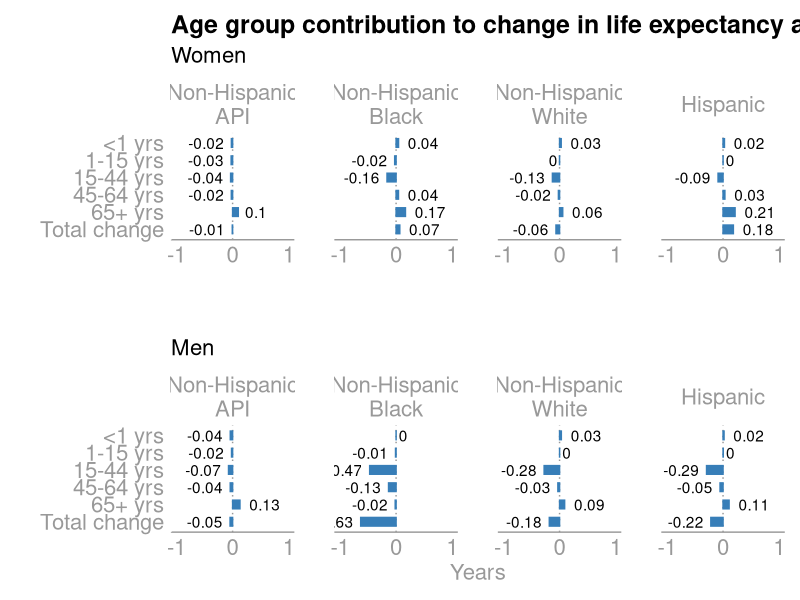
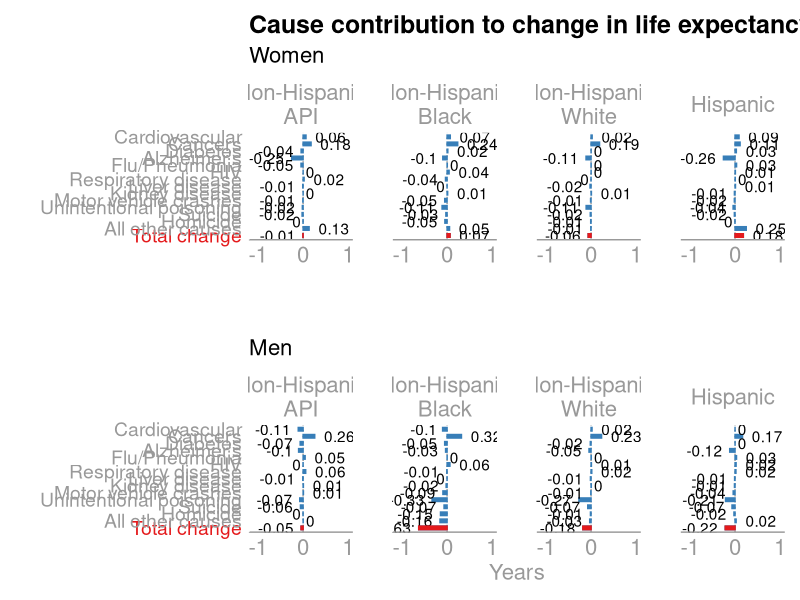
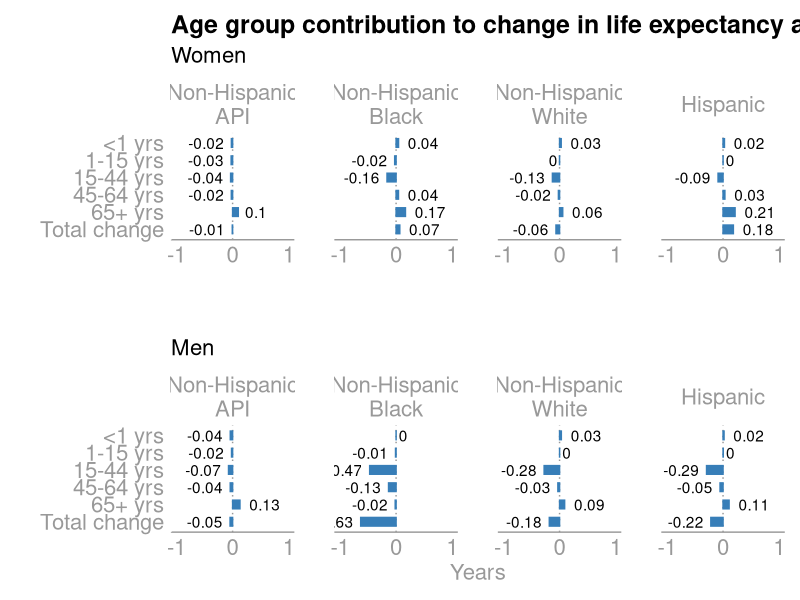
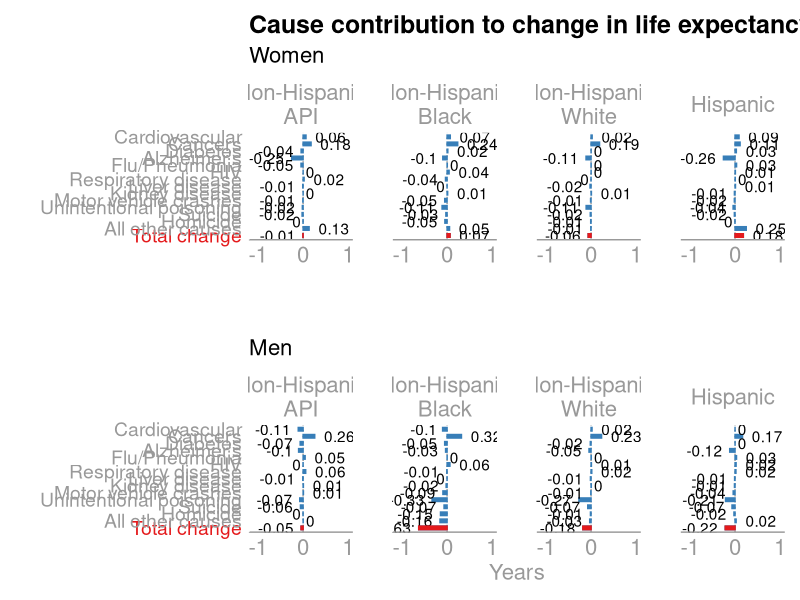
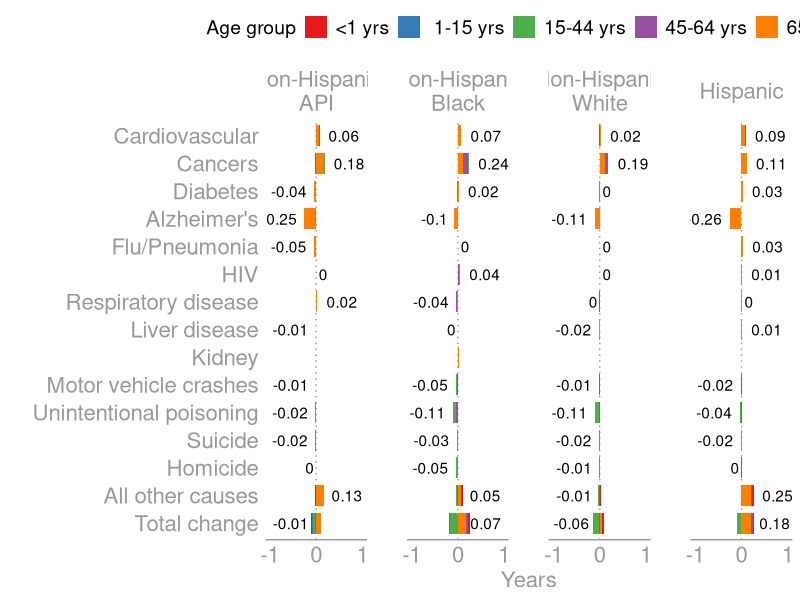
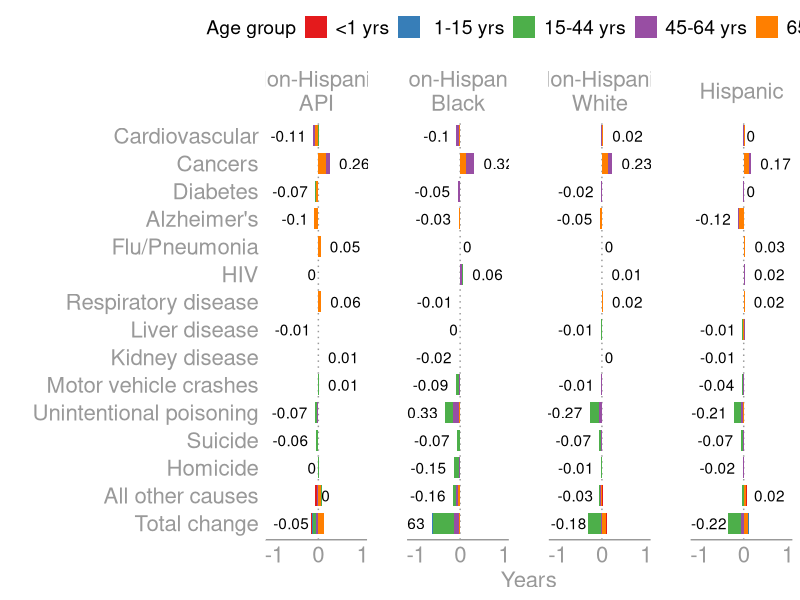

Recreate these plots in R, in order.
#  program:  le-age-cause-decomp.R
#  task:     le decomposition graphs
#  input:    le-age-cause-decomp.csv
#  output:   
#  project:  ARPH Life Expectancy
#  author:   sam harper \ 2020-04-10

# 0
# load libraries
library(tidyverse)
library(here)
library(ggrepel)
library(patchwork)

here::here()

##### 1  #####
## Read in raw data and label it

# Raw data
rawd <- read_csv(here("data", "le-age-cause-decomp.csv"))

rawt <- rawd %>%
  group_by(sex, race, age) %>%
  summarise(total = sum(cont) * -1 )

tot <- aggregate(rawt$total, list(sex = rawt$sex, race = rawt$race), FUN = sum )
tot$age <- 12
colnames(tot)[3] <- "total"

raw <- rawt %>%
  bind_rows(tot)

# gender as factor
raw$gender <- recode_factor(raw$sex, `1`= "Women", 
  `2`= "Men")

# race-ethnicity as factor
raw$raceeth <- recode_factor(raw$race, `1`= "Non-Hispanic\nAPI", 
  `2`= "Non-Hispanic\nBlack", `3`= "Non-Hispanic\nWhite", 
  `4`= "Hispanic")

raw$age4f <- recode_factor(raw$age, `1` = "<1 yrs", `2` = " 1-15 yrs", 
  `3` = " 1-15 yrs", `4` = "15-44 yrs", `5` = "15-44 yrs",
  `6` = "15-44 yrs", `7` = "45-64 yrs", `8` = "45-64 yrs", 
  `9` = "65+ yrs", `10` = "65+ yrs", `11` = "65+ yrs",
  `12` = "Total change")


raw4 <- raw %>%
  group_by(gender, raceeth, age4f) %>%
  summarise(total = sum(total))


##### 2  #####
## Plot options and style

stheme <- theme_classic() + theme(plot.title = element_text(size = 18, face = "bold"), plot.subtitle = element_text(size=16)) + theme(axis.text.x = element_text(size = 16, colour = "grey60"), axis.title.x=element_text(size=16, colour="grey60"), axis.title.y=element_text(size=16, angle=90, colour="grey60"), axis.text.y = element_text(size = 16, colour="grey60"), legend.position="none", panel.grid.major.y = element_line(linetype="dotted", colour="white"), panel.grid.major.x = element_line(colour="white"), panel.grid.minor = element_line(colour="white")) + theme(axis.line.x=element_line(colour="grey60"), axis.line.y=element_line(colour="white"), axis.ticks = element_blank(), strip.text = element_text(size = 16, colour="grey60"), strip.background = element_rect(colour="white"))

##### 3  #####
## Plot of decomposition by age
# women
w <- ggplot(subset(raw4, gender=="Women")) + 
  geom_vline(xintercept = 0, linetype="dotted", colour="grey60") +
  geom_bar(aes(y=age4f, weight=total), width=0.5, 
           colour = "#377eb8", fill = "#377eb8") + 
  geom_text(aes(y=age4f, x=total, label = round(total, 2), 
            hjust=ifelse(total > 0, -0.3, 1.2))) +
  facet_wrap(~raceeth, nrow=1) +
  scale_y_discrete(limits = rev(levels(raw4$age4f))) +
  scale_x_continuous(limits=c(-1, 1), breaks=c(-1, 0, 1)) +
  labs(y = "", x = "") + 
  ggtitle("Age group contribution to change in life expectancy at birth, 2014-2018", subtitle="Women") +
  stheme + theme(panel.spacing = unit(2, "lines"))
  
# men
m <- ggplot(subset(raw4, gender=="Men")) + 
  geom_vline(xintercept = 0, linetype="dotted", colour="grey60") +
  geom_bar(aes(y=age4f, weight=total), width=0.5, 
           colour = "#377eb8", fill = "#377eb8") +  
  geom_text(aes(y=age4f, x=total, label = round(total, 2), 
            hjust=ifelse(total > 0, -0.3, 1.2))) +
  facet_wrap(~raceeth, nrow=1) +
  scale_y_discrete(limits = rev(levels(raw4$age4f))) +
  scale_x_continuous(limits=c(-1, 1), breaks=c(-1, 0, 1)) +
  labs(y = "", x = "Years") + 
  ggtitle("", subtitle="Men") +
  stheme + theme(panel.spacing = unit(2, "lines"))

# put both plots together
p <- w / m 
p

# export to file
ggsave(here("figures", "le-age-decomp.png"), plot=p, width=11, height=8.5)

##### 4  #####
## Plot of decomposition by cause of death

rawt <- rawd %>%
  group_by(sex, race, cod) %>%
  summarise(total = sum(cont) * -1 )

tot <- aggregate(rawt$total, list(sex = rawt$sex, race = rawt$race), FUN = sum )
tot$cod <- 15
colnames(tot)[3] <- "total"

raw <- rawt %>%
  bind_rows(tot)

# gender as factor
raw$gender <- recode_factor(raw$sex, `1`= "Women", 
  `2`= "Men")

# race-ethnicity as factor
raw$raceeth <- recode_factor(raw$race, `1`= "Non-Hispanic\nAPI", 
  `2`= "Non-Hispanic\nBlack", `3`= "Non-Hispanic\nWhite", 
  `4`= "Hispanic")

raw$codf <- recode_factor(raw$cod, `1` = "Cardiovascular", `2` = " Cancers", 
  `3` = "Diabetes", `4` = "Alzheimer's", `5` = "Flu/Pneumonia",
  `6` = "HIV", `7` = "Respiratory disease", `8` = "Liver disease", 
  `9` = "Kidney disease", `10` = "Motor vehicle crashes", 
  `11` = "Unintentional poisoning", `12` = "Suicide", 
  `13` = "Homicide", `14` = "All other causes", 
  `15` = "Total change")

raw15 <- raw %>%
  group_by(gender, raceeth, codf) %>%
  summarise(total = sum(total))

##### 3  #####
# different color for total change 
# (reversed so need to assign it to CVD)
a <- levels(raw$codf)
b <- ifelse(a == "Cardiovascular", "#e41a1c", "grey60")

# women
w <- ggplot(subset(raw15, gender=="Women")) + 
  geom_vline(xintercept = 0, linetype="dotted", colour="grey60") +
  geom_bar(aes(y=codf, weight=total), width=0.5, 
           colour = "#377eb8", fill = "#377eb8") + 
  geom_bar(data=subset(raw15, gender=="Women" & codf=="Total change"),
           aes(y=codf, weight=total), width=0.5,
           colour = "#e41a1c", fill="#e41a1c") +
  geom_text(aes(y=codf, x=total, label = round(total, 2), 
            hjust=ifelse(total > 0, -0.3, 1.2))) +
  facet_wrap(~raceeth, nrow=1) +
  scale_y_discrete(limits = rev(levels(raw15$codf))) +
  scale_x_continuous(limits=c(-1.1, 1), breaks=c(-1, 0, 1)) +
  labs(y = "", x = "") + 
  ggtitle("Cause contribution to change in life expectancy at birth, 2014-2018", subtitle="Women") +
  stheme + theme(panel.spacing = unit(2, "lines")) +
  theme(axis.text.y = element_text(size = 14, colour = b))
  
# men
m <- ggplot(subset(raw15, gender=="Men")) + 
  geom_vline(xintercept = 0, linetype="dotted", colour="grey60") +
  geom_bar(aes(y=codf, weight=total), width=0.5, 
           colour = "#377eb8", fill = "#377eb8") +  
  geom_text(aes(y=codf, x=total, label = round(total, 2), 
            hjust=ifelse(total > 0, -0.3, 1.2))) +
    geom_bar(data=subset(raw15, gender=="Men" & codf=="Total change"),
           aes(y=codf, weight=total), width=0.5,
           colour = "#e41a1c", fill="#e41a1c") +
  facet_wrap(~raceeth, nrow=1) +
  scale_y_discrete(limits = rev(levels(raw15$codf))) +
  scale_x_continuous(limits=c(-1.1, 1), breaks=c(-1, 0, 1)) +
  labs(y = "", x = "Years") + 
  ggtitle("", subtitle="Men") +
  stheme + theme(panel.spacing = unit(2, "lines")) +
  theme(axis.text.y = element_text(size = 14, colour = b))
  

# put both plots together
p <- w / m 
p

# export to file
ggsave(here("figures", "le-cause-decomp.png"), plot=p, width=11, height=10)



## Age and cause in the same plot (not run)
rawt <- rawd %>%
  group_by(sex, race, cod, age) %>%
  summarise(total = sum(cont) * -1 )

tot <- aggregate(rawt$total, list(sex = rawt$sex, 
  race = rawt$race, age = rawt$age), FUN = sum )
tot$cod <- 15
colnames(tot)[4] <- "total"

rawc <- rawt %>%
  bind_rows(tot)

# gender as factor
rawc$gender <- recode_factor(rawc$sex, `1`= "Women", 
  `2`= "Men")

# race-ethnicity as factor
rawc$raceeth <- recode_factor(rawc$race, `1`= "Non-Hispanic\nAPI", 
  `2`= "Non-Hispanic\nBlack", `3`= "Non-Hispanic\nWhite", 
  `4`= "Hispanic")

rawc$age4f <- recode_factor(rawc$age, `1` = "<1 yrs", `2` = " 1-15 yrs", 
  `3` = " 1-15 yrs", `4` = "15-44 yrs", `5` = "15-44 yrs",
  `6` = "15-44 yrs", `7` = "45-64 yrs", `8` = "45-64 yrs", 
  `9` = "65+ yrs", `10` = "65+ yrs", `11` = "65+ yrs")

rawc$codf <- recode_factor(rawc$cod, `1` = "Cardiovascular", `2` = " Cancers", 
  `3` = "Diabetes", `4` = "Alzheimer's", `5` = "Flu/Pneumonia",
  `6` = "HIV", `7` = "Respiratory disease", `8` = "Liver disease", 
  `9` = "Kidney", `10` = "Motor vehicle crashes", 
  `11` = "Unintentional poisoning", `12` = "Suicide", 
  `13` = "Homicide", `14` = "All other causes", 
  `15` = "Total change")

raw4 <- rawc %>%
  group_by(gender, raceeth, age4f, codf) %>%
  summarise(total = sum(total))

acw <- ggplot(subset(raw4, gender=="Women")) + 
  geom_vline(xintercept = 0, linetype="dotted", colour="grey60") +
  geom_bar(aes(y=codf, weight=total, fill=age4f), width=0.75) +
  facet_wrap(~raceeth, nrow=1) + 
  scale_fill_brewer("Age group", type="qual", palette="Set1") +
  geom_text(data=subset(raw15, gender=="Women"), 
            aes(y=codf, x=total, label = round(total, 2), 
            hjust=ifelse(total > 0, -0.3, 1.2))) +
  scale_y_discrete(limits = rev(levels(raw4$codf))) +
  scale_x_continuous(limits=c(-1, 1), breaks=c(-1, 0, 1)) +
 labs(y = "", x = "Years") + 
 stheme + theme(panel.spacing = unit(2, "lines"), 
                 legend.position="top", legend.text = element_text(size=14),
                legend.title=element_text(size=14))

# export to file
ggsave(here("figures", "le-age-cause-decomp-women.png"), 
       plot=acw, width=11, height=7.5)

# Figure for Men
acm <- ggplot(subset(raw4, gender=="Men")) + 
  geom_vline(xintercept = 0, linetype="dotted", colour="grey60") +
  geom_bar(aes(y=codf, weight=total, fill=age4f), width=0.75) +
  facet_wrap(~raceeth, nrow=1) + 
  scale_fill_brewer("Age group", type="qual", palette="Set1") +
  geom_text(data=subset(raw15, gender=="Men"), 
            aes(y=codf, x=total, label = round(total, 2), 
            hjust=ifelse(total > 0, -0.3, 1.2))) +
  scale_y_discrete(limits = rev(levels(raw15$codf))) +
  scale_x_continuous(limits=c(-1.1, 1), breaks=c(-1, 0, 1)) +
  labs(y = "", x = "Years") +
  stheme + theme(panel.spacing = unit(2, "lines"), 
                 legend.position="top", legend.text = element_text(size=14),
                legend.title=element_text(size=14)) 

# export to file
ggsave(here("figures", "le-age-cause-decomp-men.png"), 
       plot=acm, width=11, height=8)